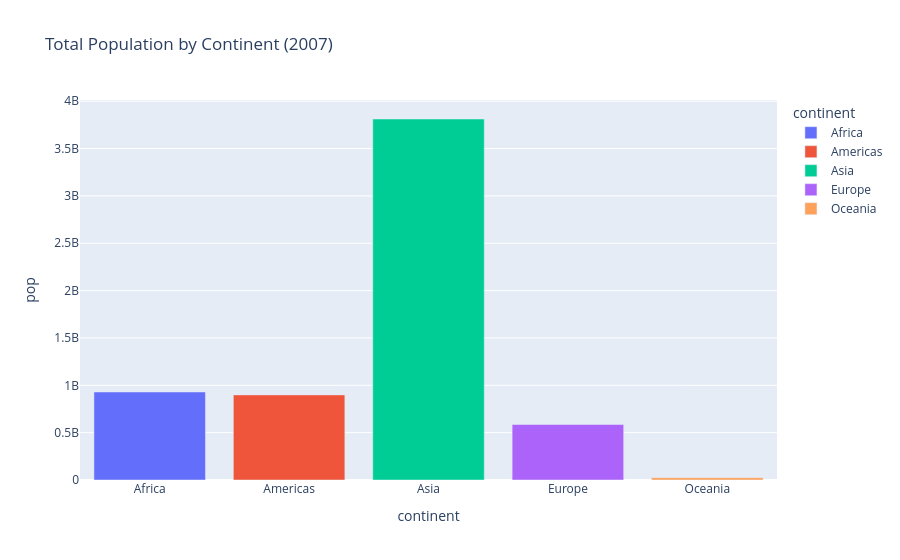

The cell this chart's notebook holds for it:
### Markdown cell above
## 4. Bar chart — comparing categories

Bar charts compare a numeric value across categories. Here's total population by continent in 2007.

### Code cell
pop_by_continent = df_2007.groupby("continent", as_index=False)["pop"].sum()

fig = px.bar(
    pop_by_continent,
    x="continent",
    y="pop",
    color="continent",
    title="Total Population by Continent (2007)",
)
fig.show()

### Figure 1 — Plotly figure (JSON) as saved in the notebook; plotly's stock layout.template omitted (floating-point values rounded to 4 significant figures)
{"data": [{"hovertemplate": "continent=%{x}<br>pop=%{y}<extra></extra>", "legendgroup": "Africa", "marker": {"color": "#636efa", "pattern": {"shape": ""}}, "name": "Africa", "orientation": "v", "showlegend": true, "textposition": "auto", "type": "bar", "x": ["Africa"], "xaxis": "x", "y": [929539692], "yaxis": "y"}, {"hovertemplate": "continent=%{x}<br>pop=%{y}<extra></extra>", "legendgroup": "Americas", "marker": {"color": "#EF553B", "pattern": {"shape": ""}}, "name": "Americas", "orientation": "v", "showlegend": true, "textposition": "auto", "type": "bar", "x": ["Americas"], "xaxis": "x", "y": [898871184], "yaxis": "y"}, {"hovertemplate": "continent=%{x}<br>pop=%{y}<extra></extra>", "legendgroup": "Asia", "marker": {"color": "#00cc96", "pattern": {"shape": ""}}, "name": "Asia", "orientation": "v", "showlegend": true, "textposition": "auto", "type": "bar", "x": ["Asia"], "xaxis": "x", "y": [3811953827], "yaxis": "y"}, {"hovertemplate": "continent=%{x}<br>pop=%{y}<extra></extra>", "legendgroup": "Europe", "marker": {"color": "#ab63fa", "pattern": {"shape": ""}}, "name": "Europe", "orientation": "v", "showlegend": true, "textposition": "auto", "type": "bar", "x": ["Europe"], "xaxis": "x", "y": [586098529], "yaxis": "y"}, {"hovertemplate": "continent=%{x}<br>pop=%{y}<extra></extra>", "legendgroup": "Oceania", "marker": {"color": "#FFA15A", "pattern": {"shape": ""}}, "name": "Oceania", "orientation": "v", "showlegend": true, "textposition": "auto", "type": "bar", "x": ["Oceania"], "xaxis": "x", "y": [24549947], "yaxis": "y"}], "layout": {"barmode": "relative", "legend": {"title": {"text": "continent"}, "tracegroupgap": 0}, "title": {"text": "Total Population by Continent (2007)"}, "xaxis": {"anchor": "y", "categoryarray": ["Africa", "Americas", "Asia", "Europe", "Oceania"], "categoryorder": "array", "domain": [0, 1], "title": {"text": "continent"}}, "yaxis": {"anchor": "x", "domain": [0, 1], "title": {"text": "pop"}}}}
